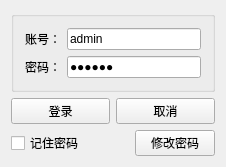
<?xml version="1.0" encoding="UTF-8"?>
<ui version="4.0">
 <class>login</class>
 <widget class="QWidget" name="login">
  <property name="geometry">
   <rect>
    <x>0</x>
    <y>0</y>
    <width>226</width>
    <height>152</height>
   </rect>
  </property>
  <property name="windowTitle">
   <string>用户登录</string>
  </property>
  <layout class="QGridLayout" name="gridLayout_2">
   <item row="0" column="0">
    <layout class="QVBoxLayout" name="verticalLayout">
     <item>
      <widget class="QGroupBox" name="groupBox">
       <property name="title">
        <string/>
       </property>
       <layout class="QGridLayout" name="gridLayout">
        <item row="0" column="0">
         <layout class="QHBoxLayout" name="horizontalLayout">
          <item>
           <widget class="QLabel" name="label">
            <property name="text">
             <string>账号：</string>
            </property>
           </widget>
          </item>
          <item>
           <widget class="QLineEdit" name="lineEdit">
            <property name="text">
             <string>admin</string>
            </property>
           </widget>
          </item>
         </layout>
        </item>
        <item row="1" column="0">
         <layout class="QHBoxLayout" name="horizontalLayout_2">
          <item>
           <widget class="QLabel" name="label_2">
            <property name="text">
             <string>密码：</string>
            </property>
           </widget>
          </item>
          <item>
           <widget class="QLineEdit" name="lineEdit_2">
            <property name="text">
             <string>123456</string>
            </property>
            <property name="echoMode">
             <enum>QLineEdit::Password</enum>
            </property>
           </widget>
          </item>
         </layout>
        </item>
       </layout>
      </widget>
     </item>
     <item>
      <layout class="QHBoxLayout" name="horizontalLayout_3">
       <item>
        <widget class="QPushButton" name="pushButton">
         <property name="text">
          <string>登录</string>
         </property>
        </widget>
       </item>
       <item>
        <widget class="QPushButton" name="pushButton_2">
         <property name="text">
          <string>取消</string>
         </property>
        </widget>
       </item>
      </layout>
     </item>
     <item>
      <layout class="QHBoxLayout" name="horizontalLayout_4">
       <item>
        <widget class="QCheckBox" name="checkBox">
         <property name="text">
          <string>记住密码</string>
         </property>
        </widget>
       </item>
       <item>
        <spacer name="horizontalSpacer">
         <property name="orientation">
          <enum>Qt::Horizontal</enum>
         </property>
         <property name="sizeHint" stdset="0">
          <size>
           <width>40</width>
           <height>20</height>
          </size>
         </property>
        </spacer>
       </item>
       <item>
        <widget class="QPushButton" name="pushButton_3">
         <property name="minimumSize">
          <size>
           <width>0</width>
           <height>0</height>
          </size>
         </property>
         <property name="styleSheet">
          <string notr="true"/>
         </property>
         <property name="text">
          <string>修改密码</string>
         </property>
        </widget>
       </item>
      </layout>
     </item>
    </layout>
   </item>
  </layout>
 </widget>
 <layoutdefault spacing="6" margin="11"/>
 <resources/>
 <connections/>
</ui>
